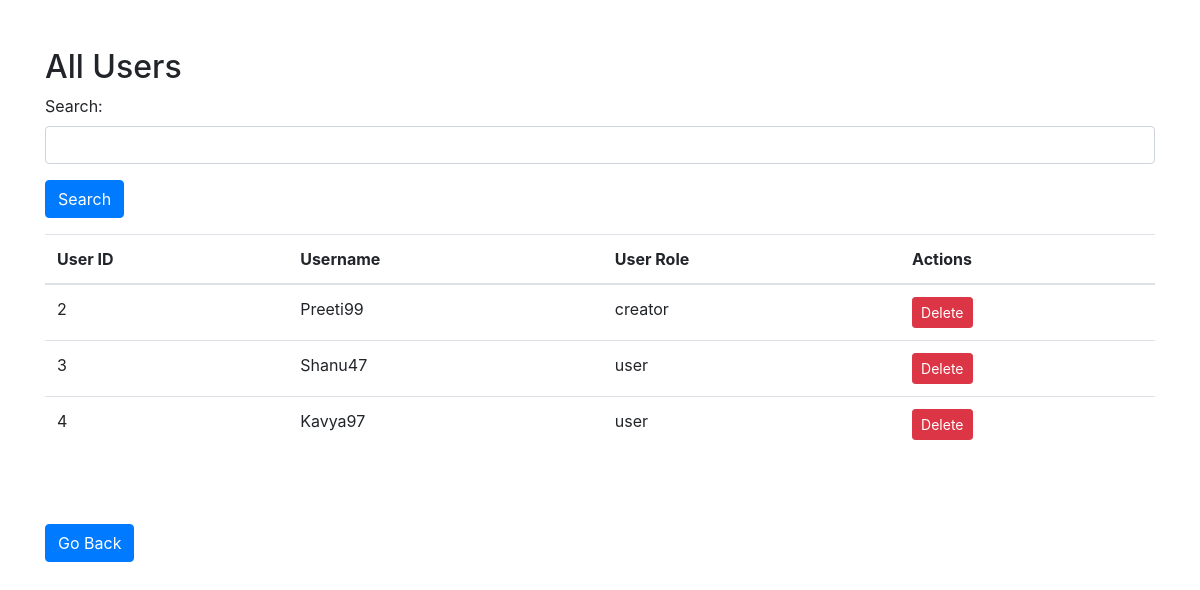
Screenshot of /admin/users with the database file from the repository.
### mad_1_model.py (models this page shows)
class User(db.Model):
    id = db.Column(db.Integer, primary_key=True)
    username = db.Column(db.String(80), unique=True, nullable=False)
    password = db.Column(db.String(128), nullable=False)
    first_name = db.Column(db.String(50))
    last_name = db.Column(db.String(50))
    mobile_number = db.Column(db.String(15))
    address = db.Column(db.String(255))
    role = db.Column(db.String(20), default='user')
    songs = db.relationship('Song', backref='user', cascade='all, delete-orphan')
    comments = db.relationship('Comment', backref='user', cascade='all, delete-orphan')
    playlists = db.relationship('Playlist', backref='user', lazy=True, cascade='all, delete-orphan')
    albums = db.relationship('Album', backref='user', cascade='all, delete-orphan')

### mad_1_app.py (the view, shortened to what this page needs)
@app.route('/admin/users', methods=['GET', 'POST'])
def admin_users():
    search_query = request.form.get('search_query', '')
    users = User.query
    if search_query:
        users = users.filter(User.username.ilike(f"%{search_query}%"))
        users = users.union(User.query.filter(User.role.ilike(f"%{search_query}%")))
    users = users.all()
    return render_template('mad_1_user_data.html', users=users, search_query=search_query)

### templates/mad_1_user_data.html (shortened to what this page needs)
<!DOCTYPE html>
<html lang="en">
<head>
    <link rel="stylesheet" href="https://stackpath.bootstrapcdn.com/bootstrap/4.5.2/css/bootstrap.min.css">
</head>
<body>
    <div class="container mt-5">
        <h2>All Users</h2>
        <form method="post" action="{{ url_for('admin_users') }}">
            <div class="form-group">
                <label for="search_query">Search:</label>
                <input type="text" class="form-control" id="search_query" name="search_query" value="{{ search_query }}">
            </div>
            <button type="submit" class="btn btn-primary">Search</button>
        </form>
        <table class="table mt-3">
            <thead>
                <tr>
                    <th scope="col">User ID</th>
                    <th scope="col">Username</th>
                    <th scope="col">User Role</th>
                    <th scope="col">Actions</th>
                </tr>
            </thead>
            <tbody>
                {% for user in users %}
                    <tr>
                        <td>{{ user.id }}</td>
                        <td>{{ user.username }}</td>
                        <td>{{ user.role }}</td>
                        <td>
                            <form method="post" action="{{ url_for('admin_users') }}">
                                <button type="submit" class="btn btn-danger btn-sm">Delete</button>
                            </form>
                        </td>
                    </tr>
                {% endfor %}
            </tbody>
        </table>
    </div>
    <div class="container mt-5">
        <a href="{{ url_for('admin_dashboard') }}" class="btn btn-primary mt-4">Go Back</a>
    </div>
</body>
</html>

### rows the page displays
User: id "2", username "Preeti99", role "creator"
User: id "3", username "Shanu47", role "user"
User: id "4", username "Kavya97", role "user"
